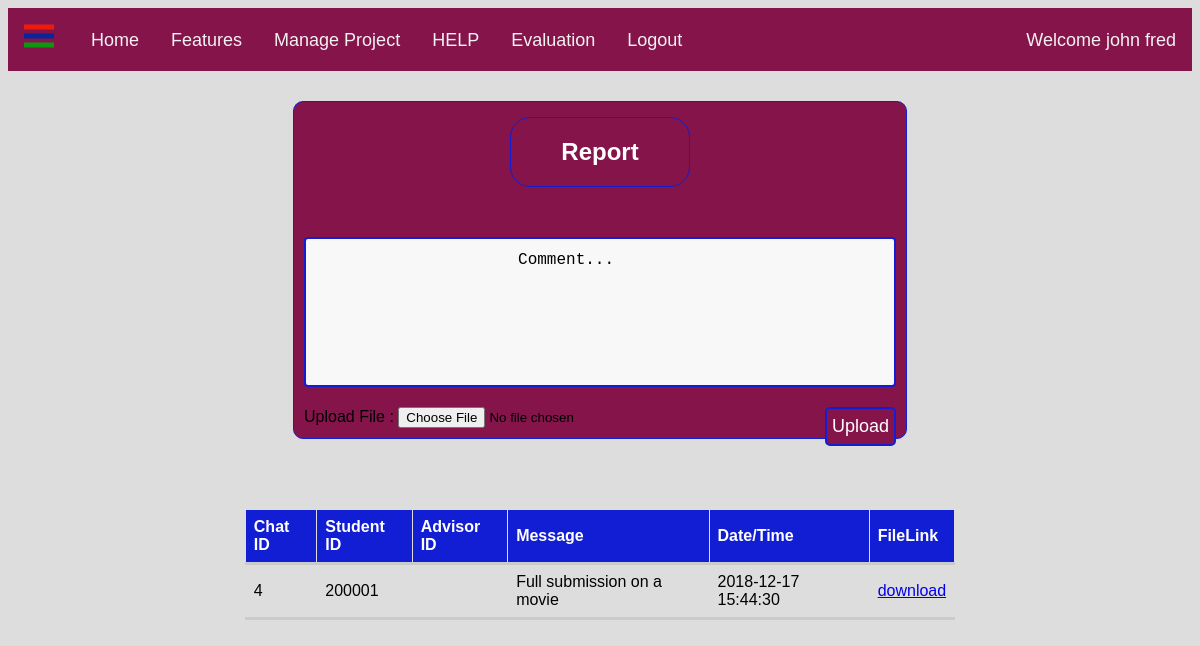
Page /UML_chat.php (signed in) on the committed database.
### tables this page shows
CREATE TABLE IF NOT EXISTS `uml_chat` (
  `uml_id` int(100) NOT NULL AUTO_INCREMENT,
  `student_id` varchar(100) DEFAULT NULL,
  `adv_id` varchar(100) DEFAULT NULL,
  `message` varchar(250) NOT NULL,
  `date_time` datetime NOT NULL,
  `uploaded_file` varchar(250) NOT NULL,
  PRIMARY KEY (`uml_id`),
  KEY `FK_student_id` (`student_id`),
  KEY `FK_adv_id` (`adv_id`)
);

### UML_chat.php (the view, shortened to what this page needs)
<?php
if (!isset($_SESSION['id']))
{
    header("location: login.php");
} elseif ($_SESSION['user_type'] != "student")
{
    echo "<script>
alert('you are not a student');
window.location.href='login.php';
</script>";
} else
{
    $user_id = $_SESSION['id'];
}
require_once 'functions.php';
?>
<html>
<head>
  <link rel="stylesheet" href="style1.css">
</head>
<body>
  <nav class="nav_bar">
    <span class="open-slide">
      <a href="#" onclick="openSlideMenu()">
        <svg width="35" height="35">
            <path d="M0,5 30,5" stroke="#f01a0c" stroke-width="5"/>
            <path d="M0,14 30,14" stroke="#082599" stroke-width="5"/>
            <path d="M0,23 30,23" stroke="#08990f" stroke-width="5"/>
        </svg>
      </a>
    </span>
        <ul class="navbar1">
    <li><a href="index.php">Home</a></li>
    <li><a href="#">Features</a>
    <ul>
        <li><a href="manageProject.php">Manage Project</a></li>
    </ul></li>
    <li><a href="usermanual.php">HELP</a></li>
    <li><a href="#">Evaluation</a></li>
    <li><a href="logout.php">Logout</a></li>
    <?php if($_SESSION['name'] != null){
	$nm = $_SESSION['name'];
	echo"<li style = 'float:right'><a href='#'>Welcome $nm</a></li>";}?>
    </ul>
  </nav>
  <div id="main">
  <tr>
	<td class="contentArea">
    <form method="post" name="formUserReg" id="formUserReg" action="UML_chat.php" enctype="multipart/form-data" >
					<div class="heading">
		            <h2 style="font-style: 'Hervetica'; ">Report</h2>
                    </div>
                    <textarea rows="5" cols="50" name="message" class="testarea" id="folder">
                    Comment...</textarea>
                    <tr class="entryTable">
					<td width="100" align="right">Upload File </td>
					<td width="10" align="center">:</td>
					<td><label>
					<input type="file" name="uploaded_file" id="uploaded_file" accept="pdf, doc, docx"">
					</label></td>
					</tr>
                    <button type="submit" name="send" id="send" class="add_btn">Upload</button>
	</td>
	</tr>
    <table>
	<thead>
		<tr>
			<th>Chat ID</th>
            <th>Student ID</th>
			<th>Advisor ID</th>
            <th>Message</th>
            <th>Date/Time</th>
            <th>FileLink</th>
		</tr>
	</thead>
	<tbody>
		<?php
		$message = mysqli_query($con, "SELECT * FROM uml_chat where student_id=$user_id");
		 while ($row = mysqli_fetch_array($message)) { ?>
			<tr>
                <td class="uml_id"> <?php echo $row['uml_id']; ?> </td>
                <td class="student_id"> <?php echo $row['student_id']; ?> </td>
                <td class="adv_id"> <?php echo $row['adv_id']; ?> </td>
                <td class="message"> <?php echo $row['message']; ?> </td>
				<td class="date_time"> <?php echo $row['date_time']; ?> </td>
                <td><a href="download.php?name=<?php echo $row['uploaded_file'];?>"> download </a></td>
			</tr>
		<?php } ?>
	</tbody>
</table>
</body>
</html>

### style1.css (style rules this page uses)
body { font-family:"Arial", Serif; background-color:#DDDDDD; overflow-x: auto; }
.nav_bar { background-color:#85144b; overflow:hidden; height:63px; }
.nav_bar a { float: left; display:block; color:#f2f2f2; text-align:center; padding:14px 16px; text-decoration:none; font-size:18px; }
.nav_bar ul { margin:8px 0 0 0; list-style:none; }

### UML_chat.php (style rules this page uses)
.heading { width: 30%; margin: 30px auto; margin-top:5px; text-align: center; color: #FFFFFF; background: #85144b; border: 1px solid #121ED4; border-radius: 20px; }
form { width: 50%; margin: 30px auto; border-radius: 10px; padding: 10px; background: #85144b; border: 1px solid #121ED4; }
.add_btn { height: 39px; background: #85144b; color: #FFFFFF; border: 2px solid #121ED4; border-radius: 5px; padding: 5px; font-size:18px; }
table { width: 60%; margin: 70px auto; border-collapse: collapse; font-family: "Trebuchet MS", Arial, Helvetica, sans-serif; border-collapse: collapse; }
tr { border-bottom: 3px solid #cbcbcb; }
th { font-size: 16px; padding-top: 12px; padding-bottom: 12px; text-align: left; background-color: #121ED4; color: white; }
th, td { height: 30px; border: 1px solid #ddd; padding: 8px; }
textarea { width: 100%; height: 150px; padding: 12px 20px; box-sizing: border-box; border: 2px solid #121ED4; border-radius: 4px; background-color: #f8f8f8; font-size: 16px; resize: none; margin:20px auto; }

### rows in the picture
uml_chat: uml_id "4", student "200001", message "Full submission on a movie", date_time "2018-12-17 15:44:30"

### other values in the picture
$nm "john fred"
